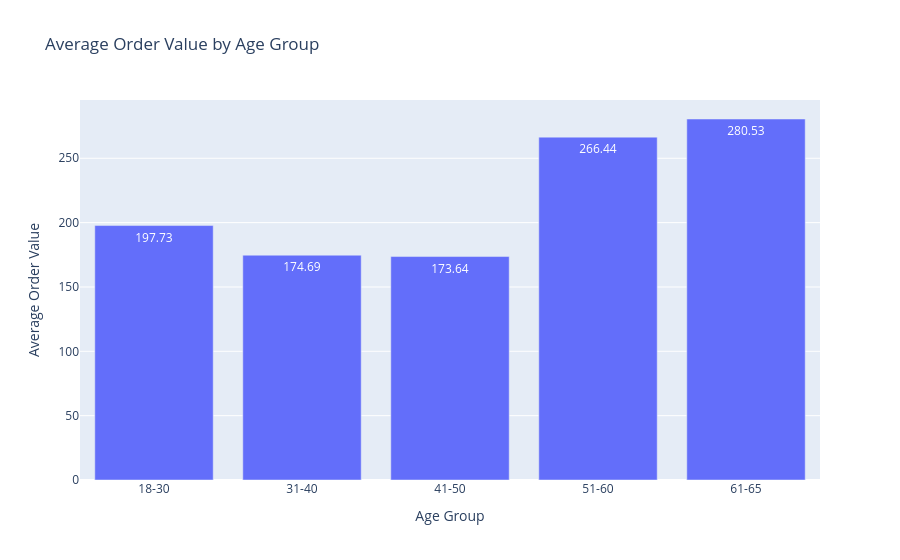

Here is the notebook cell this chart was saved with:
### Code cell
fig = px.bar(
    age_summary,
    x='age',
    y='avg_order_value',
    text_auto='.2f',
    title='Average Order Value by Age Group',
    labels={
        'age': 'Age Group',
        'avg_order_value': 'Average Order Value'
    }
)

fig.show()

### Figure 1 — Plotly figure (JSON) as saved in the notebook; plotly's stock layout.template omitted (floating-point values rounded to 4 significant figures)
{"data": [{"hovertemplate": "Age Group=%{x}<br>Average Order Value=%{y}<extra></extra>", "legendgroup": "", "marker": {"color": "#636efa", "pattern": {"shape": ""}}, "name": "", "orientation": "v", "showlegend": false, "textposition": "auto", "texttemplate": "%{y:.2f}", "type": "bar", "x": ["18-30", "31-40", "41-50", "51-60", "61-65"], "xaxis": "x", "y": [197.7, 174.7, 173.6, 266.4, 280.5], "yaxis": "y"}], "layout": {"barmode": "relative", "legend": {"tracegroupgap": 0}, "title": {"text": "Average Order Value by Age Group"}, "xaxis": {"anchor": "y", "domain": [0, 1], "title": {"text": "Age Group"}}, "yaxis": {"anchor": "x", "domain": [0, 1], "title": {"text": "Average Order Value"}}}}
